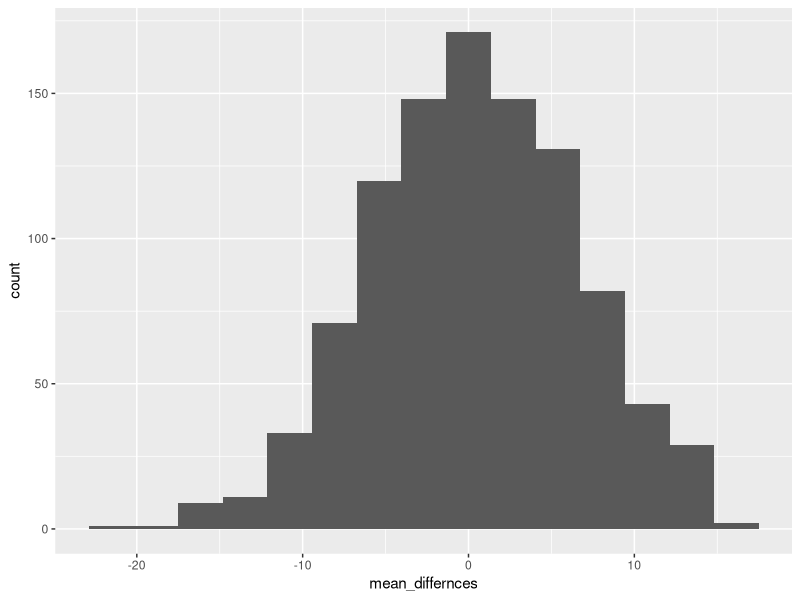
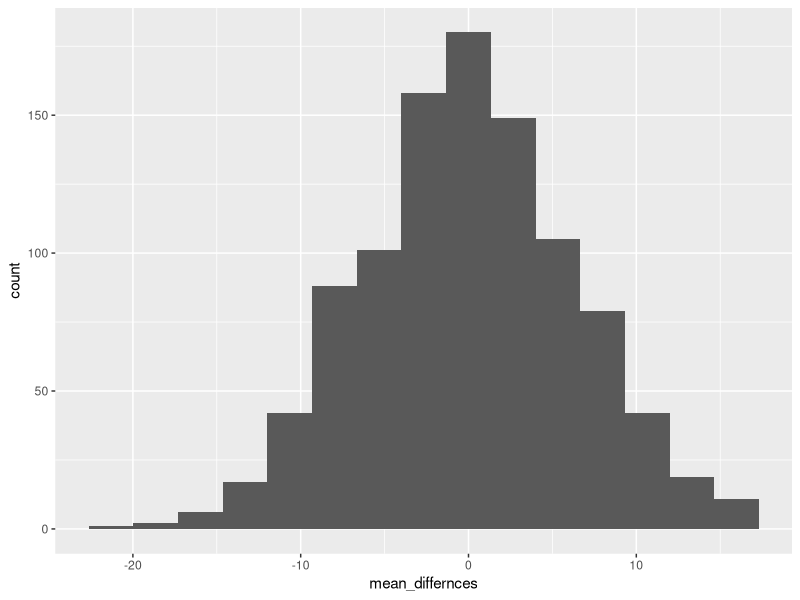

These charts were generated, in order, by the following R code:
## ---- chunk 1
knitr::opts_chunk$set(echo = TRUE, warning=FALSE, message=FALSE)
## ---- chunk 2
mean_differnces <- c()
sample_size <- 20
n_exps <- 1000
pop_mean <- 70
pop_sd   <- 20
for (i in 1:n_exps){
  group_experimental <- rnorm(n=sample_size, mean=pop_mean, sd=pop_sd)
  group_control      <- rnorm(n=sample_size, mean=pop_mean, sd=pop_sd)
  mean_experimental <- mean(group_experimental)
  mean_control      <- mean(group_control)
  mean_diff         <- mean_experimental- mean_control
  mean_differnces[i] <- mean_diff
}
## ---- chunk 3
range(mean_differnces)
## ---- chunk 4
library(ggplot2)
ggplot(data.frame(mean_differnces), aes(x=mean_differnces)) + geom_histogram(bins = 15)
## ---- chunk 5
mean(mean_differnces > 6 | mean_differnces < -6)
## ---- chunk 6
pnorm(q=6, mean=mean(mean_differnces), sd = sd(mean_differnces), lower.tail = FALSE) + 
  pnorm(q=-6, mean=mean(mean_differnces), sd = sd(mean_differnces), lower.tail = TRUE)
## ---- chunk 7
mean_differnces <- c()
sample_size <- 200
n_exps <- 1000
pop_mean <- 70
pop_sd   <- 20
for (i in 1:n_exps){
  group_experimental <- rnorm(n=sample_size, mean=pop_mean, sd=pop_sd)
  group_control      <- rnorm(n=sample_size, mean=pop_mean, sd=pop_sd)
  mean_experimental <- mean(group_experimental)
  mean_control      <- mean(group_control)
  mean_diff         <- mean_experimental- mean_control
  mean_differnces[i] <- mean_diff
}
## ---- chunk 8
mean(mean_differnces > 6 | mean_differnces < -6)
## ---- chunk 9
sample_size <- 20
n_exps <- 1000
pop_mean <- 70
pop_sd   <- 20
group_experimental <- rnorm(n=sample_size, mean=pop_mean, sd=pop_sd)
group_control      <- rnorm(n=sample_size, mean=pop_mean, sd=pop_sd)
group_score_both <- c(group_experimental, group_control)
group_assignments <- rep(c("A","B"), each=20)
## ---- chunk 10
head(group_score_both)
head(group_assignments)
## ---- chunk 11
sample(group_assignments, replace=FALSE)
## ---- chunk 12
mean_differnces <- c()
# Note, we already have a set of scores for both groups
for (i in 1:n_exps){
  shuffled_assignments <- sample(group_assignments, replace=FALSE)   # without replacement
  group_experimental_shuffled <- group_score_both[shuffled_assignments=='A']
  group_control_shuffled <- group_score_both[shuffled_assignments=='B']
  mean_experimental <- mean(group_experimental_shuffled)
  mean_control      <- mean(group_control_shuffled)
  
  mean_diff         <- mean_experimental- mean_control
  mean_differnces[i] <- mean_diff
}

## ---- chunk 13
library(ggplot2)
ggplot(data.frame(mean_differnces), aes(x=mean_differnces)) + geom_histogram(bins = 15)
## ---- chunk 14
quantile(mean_differnces, c(0.025, 0.975)) # calcuating 5% divided by two tails: 2.5% each
## ---- chunk 15
mean(mean_differnces < -6 | mean_differnces > 6)
